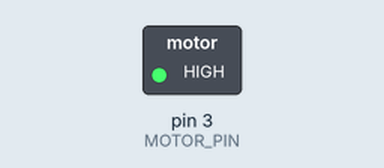
This sketch was run on a simulated Arduino Uno, built with avr-gcc and run on an emulated ATmega328P. Shown: switched loads named in the sketch (green lamp = pin HIGH). Dashed ring = blinking. What the sketch prints to the serial monitor is not drawn.

Above: at 0.6 s.
Timing chart, 0 to 5.5 s (numbered marks = the images above):
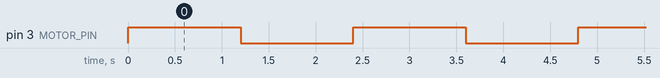

The sketch:

motor_test.ino
```cpp
#define MOTOR_PIN 3


void set_motor_state(bool is_on)
{
  static bool state = 0;


  if (state == is_on)
    return;

  Serial.print("Motor state = ");
  Serial.println(is_on);

  digitalWrite(MOTOR_PIN, is_on ? 255 : 0);
  state = is_on;
}

void setup() {
  Serial.begin(9600);
  pinMode(MOTOR_PIN, OUTPUT);


}

void loop() {

  set_motor_state(1);
  delay(400);

  set_motor_state(1);
  delay(400);
   set_motor_state(1);
  delay(400);

  set_motor_state(0);
  delay(400);
  set_motor_state(0);
  delay(400);
  set_motor_state(0);
  delay(400);

}
```

Measured:
- by itself, pin 3 (MOTOR_PIN): alternates HIGH for 1.2 s and LOW for 1.2 s
